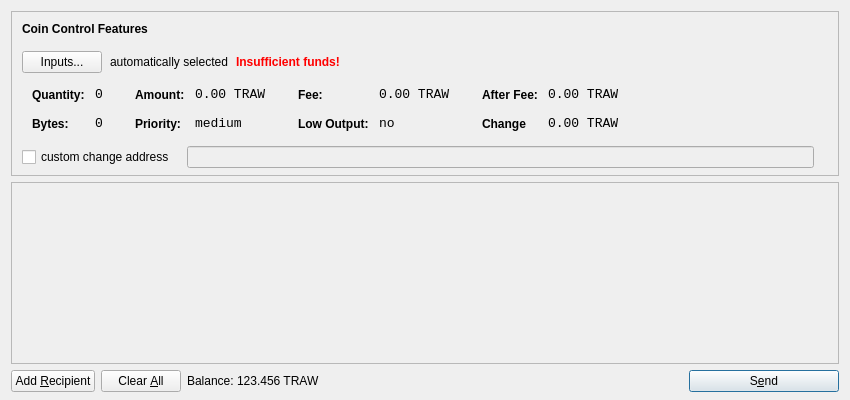
<?xml version="1.0" encoding="UTF-8"?>
<ui version="4.0">
 <class>SendCoinsDialog</class>
 <widget class="QDialog" name="SendCoinsDialog">
  <property name="geometry">
   <rect>
    <x>0</x>
    <y>0</y>
    <width>850</width>
    <height>400</height>
   </rect>
  </property>
  <property name="windowTitle">
   <string>Send Coins</string>
  </property>
  <layout class="QVBoxLayout" name="verticalLayout" stretch="0,1,0">
   <property name="bottomMargin">
    <number>8</number>
   </property>
   <item>
    <widget class="QFrame" name="frameCoinControl">
     <property name="sizePolicy">
      <sizepolicy hsizetype="Expanding" vsizetype="Expanding">
       <horstretch>0</horstretch>
       <verstretch>0</verstretch>
      </sizepolicy>
     </property>
     <property name="maximumSize">
      <size>
       <width>16777215</width>
       <height>16777215</height>
      </size>
     </property>
     <property name="frameShape">
      <enum>QFrame::StyledPanel</enum>
     </property>
     <property name="frameShadow">
      <enum>QFrame::Sunken</enum>
     </property>
     <layout class="QVBoxLayout" name="verticalLayoutCoinControl2">
      <property name="spacing">
       <number>-1</number>
      </property>
      <property name="leftMargin">
       <number>0</number>
      </property>
      <property name="topMargin">
       <number>0</number>
      </property>
      <property name="rightMargin">
       <number>0</number>
      </property>
      <property name="bottomMargin">
       <number>6</number>
      </property>
      <item>
       <layout class="QVBoxLayout" name="verticalLayoutCoinControl" stretch="0,0,0,0,1">
        <property name="spacing">
         <number>0</number>
        </property>
        <property name="leftMargin">
         <number>10</number>
        </property>
        <property name="topMargin">
         <number>10</number>
        </property>
        <item>
         <layout class="QHBoxLayout" name="horizontalLayoutCoinControl1">
          <property name="bottomMargin">
           <number>15</number>
          </property>
          <item>
           <widget class="QLabel" name="labelCoinControlFeatures">
            <property name="sizePolicy">
             <sizepolicy hsizetype="Preferred" vsizetype="Maximum">
              <horstretch>0</horstretch>
              <verstretch>0</verstretch>
             </sizepolicy>
            </property>
            <property name="font">
             <font>
              <weight>75</weight>
              <bold>true</bold>
             </font>
            </property>
            <property name="styleSheet">
             <string notr="true">font-weight:bold;</string>
            </property>
            <property name="text">
             <string>Coin Control Features</string>
            </property>
           </widget>
          </item>
         </layout>
        </item>
        <item>
         <layout class="QHBoxLayout" name="horizontalLayoutCoinControl2" stretch="0,0,0,0">
          <property name="spacing">
           <number>8</number>
          </property>
          <property name="bottomMargin">
           <number>10</number>
          </property>
          <item>
           <widget class="QPushButton" name="pushButtonCoinControl">
            <property name="styleSheet">
             <string notr="true"/>
            </property>
            <property name="text">
             <string>Inputs...</string>
            </property>
           </widget>
          </item>
          <item>
           <widget class="QLabel" name="labelCoinControlAutomaticallySelected">
            <property name="text">
             <string>automatically selected</string>
            </property>
            <property name="margin">
             <number>5</number>
            </property>
           </widget>
          </item>
          <item>
           <widget class="QLabel" name="labelCoinControlInsuffFunds">
            <property name="font">
             <font>
              <weight>75</weight>
              <bold>true</bold>
             </font>
            </property>
            <property name="styleSheet">
             <string notr="true">color:red;font-weight:bold;</string>
            </property>
            <property name="text">
             <string>Insufficient funds!</string>
            </property>
            <property name="margin">
             <number>5</number>
            </property>
           </widget>
          </item>
          <item>
           <spacer name="horizontalSpacerCoinControl">
            <property name="orientation">
             <enum>Qt::Horizontal</enum>
            </property>
            <property name="sizeHint" stdset="0">
             <size>
              <width>40</width>
              <height>1</height>
             </size>
            </property>
           </spacer>
          </item>
         </layout>
        </item>
        <item>
         <widget class="QWidget" name="widgetCoinControl" native="true">
          <property name="sizePolicy">
           <sizepolicy hsizetype="Preferred" vsizetype="Preferred">
            <horstretch>0</horstretch>
            <verstretch>0</verstretch>
           </sizepolicy>
          </property>
          <property name="minimumSize">
           <size>
            <width>0</width>
            <height>0</height>
           </size>
          </property>
          <property name="styleSheet">
           <string notr="true"/>
          </property>
          <layout class="QHBoxLayout" name="horizontalLayoutCoinControl5">
           <property name="margin">
            <number>0</number>
           </property>
           <item>
            <layout class="QHBoxLayout" name="horizontalLayoutCoinControl3" stretch="0,0,0,1">
             <property name="spacing">
              <number>20</number>
             </property>
             <property name="topMargin">
              <number>0</number>
             </property>
             <property name="bottomMargin">
              <number>10</number>
             </property>
             <item>
              <layout class="QFormLayout" name="formLayoutCoinControl1">
               <property name="horizontalSpacing">
                <number>10</number>
               </property>
               <property name="verticalSpacing">
                <number>14</number>
               </property>
               <property name="leftMargin">
                <number>10</number>
               </property>
               <property name="topMargin">
                <number>4</number>
               </property>
               <property name="rightMargin">
                <number>6</number>
               </property>
               <item row="0" column="0">
                <widget class="QLabel" name="labelCoinControlQuantityText">
                 <property name="styleSheet">
                  <string notr="true">font-weight:bold;</string>
                 </property>
                 <property name="text">
                  <string>Quantity:</string>
                 </property>
                 <property name="margin">
                  <number>0</number>
                 </property>
                </widget>
               </item>
               <item row="0" column="1">
                <widget class="QLabel" name="labelCoinControlQuantity">
                 <property name="font">
                  <font>
                   <family>Monospace</family>
                   <pointsize>10</pointsize>
                  </font>
                 </property>
                 <property name="cursor">
                  <cursorShape>IBeamCursor</cursorShape>
                 </property>
                 <property name="contextMenuPolicy">
                  <enum>Qt::ActionsContextMenu</enum>
                 </property>
                 <property name="text">
                  <string>0</string>
                 </property>
                 <property name="margin">
                  <number>0</number>
                 </property>
                 <property name="textInteractionFlags">
                  <set>Qt::LinksAccessibleByMouse|Qt::TextSelectableByKeyboard|Qt::TextSelectableByMouse</set>
                 </property>
                </widget>
               </item>
               <item row="1" column="0">
                <widget class="QLabel" name="labelCoinControlBytesText">
                 <property name="styleSheet">
                  <string notr="true">font-weight:bold;</string>
                 </property>
                 <property name="text">
                  <string>Bytes:</string>
                 </property>
                </widget>
               </item>
               <item row="1" column="1">
                <widget class="QLabel" name="labelCoinControlBytes">
                 <property name="font">
                  <font>
                   <family>Monospace</family>
                   <pointsize>10</pointsize>
                  </font>
                 </property>
                 <property name="cursor">
                  <cursorShape>IBeamCursor</cursorShape>
                 </property>
                 <property name="contextMenuPolicy">
                  <enum>Qt::ActionsContextMenu</enum>
                 </property>
                 <property name="text">
                  <string>0</string>
                 </property>
                 <property name="textInteractionFlags">
                  <set>Qt::LinksAccessibleByMouse|Qt::TextSelectableByKeyboard|Qt::TextSelectableByMouse</set>
                 </property>
                </widget>
               </item>
              </layout>
             </item>
             <item>
              <layout class="QFormLayout" name="formLayoutCoinControl2">
               <property name="horizontalSpacing">
                <number>10</number>
               </property>
               <property name="verticalSpacing">
                <number>14</number>
               </property>
               <property name="leftMargin">
                <number>6</number>
               </property>
               <property name="topMargin">
                <number>4</number>
               </property>
               <property name="rightMargin">
                <number>6</number>
               </property>
               <item row="0" column="0">
                <widget class="QLabel" name="labelCoinControlAmountText">
                 <property name="styleSheet">
                  <string notr="true">font-weight:bold;</string>
                 </property>
                 <property name="text">
                  <string>Amount:</string>
                 </property>
                 <property name="margin">
                  <number>0</number>
                 </property>
                </widget>
               </item>
               <item row="0" column="1">
                <widget class="QLabel" name="labelCoinControlAmount">
                 <property name="font">
                  <font>
                   <family>Monospace</family>
                   <pointsize>10</pointsize>
                  </font>
                 </property>
                 <property name="cursor">
                  <cursorShape>IBeamCursor</cursorShape>
                 </property>
                 <property name="contextMenuPolicy">
                  <enum>Qt::ActionsContextMenu</enum>
                 </property>
                 <property name="text">
                  <string notr="true">0.00 TRAW</string>
                 </property>
                 <property name="textInteractionFlags">
                  <set>Qt::LinksAccessibleByMouse|Qt::TextSelectableByKeyboard|Qt::TextSelectableByMouse</set>
                 </property>
                </widget>
               </item>
               <item row="1" column="0">
                <widget class="QLabel" name="labelCoinControlPriorityText">
                 <property name="styleSheet">
                  <string notr="true">font-weight:bold;</string>
                 </property>
                 <property name="text">
                  <string>Priority:</string>
                 </property>
                </widget>
               </item>
               <item row="1" column="1">
                <widget class="QLabel" name="labelCoinControlPriority">
                 <property name="font">
                  <font>
                   <family>Monospace</family>
                   <pointsize>10</pointsize>
                  </font>
                 </property>
                 <property name="cursor">
                  <cursorShape>IBeamCursor</cursorShape>
                 </property>
                 <property name="contextMenuPolicy">
                  <enum>Qt::ActionsContextMenu</enum>
                 </property>
                 <property name="text">
                  <string>medium</string>
                 </property>
                 <property name="textInteractionFlags">
                  <set>Qt::LinksAccessibleByMouse|Qt::TextSelectableByKeyboard|Qt::TextSelectableByMouse</set>
                 </property>
                </widget>
               </item>
              </layout>
             </item>
             <item>
              <layout class="QFormLayout" name="formLayoutCoinControl3">
               <property name="horizontalSpacing">
                <number>10</number>
               </property>
               <property name="verticalSpacing">
                <number>14</number>
               </property>
               <property name="leftMargin">
                <number>6</number>
               </property>
               <property name="topMargin">
                <number>4</number>
               </property>
               <property name="rightMargin">
                <number>6</number>
               </property>
               <item row="0" column="0">
                <widget class="QLabel" name="labelCoinControlFeeText">
                 <property name="styleSheet">
                  <string notr="true">font-weight:bold;</string>
                 </property>
                 <property name="text">
                  <string>Fee:</string>
                 </property>
                 <property name="margin">
                  <number>0</number>
                 </property>
                </widget>
               </item>
               <item row="0" column="1">
                <widget class="QLabel" name="labelCoinControlFee">
                 <property name="font">
                  <font>
                   <family>Monospace</family>
                   <pointsize>10</pointsize>
                  </font>
                 </property>
                 <property name="cursor">
                  <cursorShape>IBeamCursor</cursorShape>
                 </property>
                 <property name="contextMenuPolicy">
                  <enum>Qt::ActionsContextMenu</enum>
                 </property>
                 <property name="text">
                  <string notr="true">0.00 TRAW</string>
                 </property>
                 <property name="textInteractionFlags">
                  <set>Qt::LinksAccessibleByMouse|Qt::TextSelectableByKeyboard|Qt::TextSelectableByMouse</set>
                 </property>
                </widget>
               </item>
               <item row="1" column="0">
                <widget class="QLabel" name="labelCoinControlLowOutputText">
                 <property name="styleSheet">
                  <string notr="true">font-weight:bold;</string>
                 </property>
                 <property name="text">
                  <string>Low Output:</string>
                 </property>
                </widget>
               </item>
               <item row="1" column="1">
                <widget class="QLabel" name="labelCoinControlLowOutput">
                 <property name="font">
                  <font>
                   <family>Monospace</family>
                   <pointsize>10</pointsize>
                  </font>
                 </property>
                 <property name="cursor">
                  <cursorShape>IBeamCursor</cursorShape>
                 </property>
                 <property name="contextMenuPolicy">
                  <enum>Qt::ActionsContextMenu</enum>
                 </property>
                 <property name="text">
                  <string>no</string>
                 </property>
                 <property name="textInteractionFlags">
                  <set>Qt::LinksAccessibleByMouse|Qt::TextSelectableByKeyboard|Qt::TextSelectableByMouse</set>
                 </property>
                </widget>
               </item>
              </layout>
             </item>
             <item>
              <layout class="QFormLayout" name="formLayoutCoinControl4">
               <property name="horizontalSpacing">
                <number>10</number>
               </property>
               <property name="verticalSpacing">
                <number>14</number>
               </property>
               <property name="leftMargin">
                <number>6</number>
               </property>
               <property name="topMargin">
                <number>4</number>
               </property>
               <property name="rightMargin">
                <number>6</number>
               </property>
               <item row="0" column="0">
                <widget class="QLabel" name="labelCoinControlAfterFeeText">
                 <property name="styleSheet">
                  <string notr="true">font-weight:bold;</string>
                 </property>
                 <property name="text">
                  <string>After Fee:</string>
                 </property>
                 <property name="margin">
                  <number>0</number>
                 </property>
                </widget>
               </item>
               <item row="0" column="1">
                <widget class="QLabel" name="labelCoinControlAfterFee">
                 <property name="font">
                  <font>
                   <family>Monospace</family>
                   <pointsize>10</pointsize>
                  </font>
                 </property>
                 <property name="cursor">
                  <cursorShape>IBeamCursor</cursorShape>
                 </property>
                 <property name="contextMenuPolicy">
                  <enum>Qt::ActionsContextMenu</enum>
                 </property>
                 <property name="text">
                  <string notr="true">0.00 TRAW</string>
                 </property>
                 <property name="textInteractionFlags">
                  <set>Qt::LinksAccessibleByMouse|Qt::TextSelectableByKeyboard|Qt::TextSelectableByMouse</set>
                 </property>
                </widget>
               </item>
               <item row="1" column="0">
                <widget class="QLabel" name="labelCoinControlChangeText">
                 <property name="styleSheet">
                  <string notr="true">font-weight:bold;</string>
                 </property>
                 <property name="text">
                  <string>Change</string>
                 </property>
                </widget>
               </item>
               <item row="1" column="1">
                <widget class="QLabel" name="labelCoinControlChange">
                 <property name="font">
                  <font>
                   <family>Monospace</family>
                   <pointsize>10</pointsize>
                  </font>
                 </property>
                 <property name="cursor">
                  <cursorShape>IBeamCursor</cursorShape>
                 </property>
                 <property name="contextMenuPolicy">
                  <enum>Qt::ActionsContextMenu</enum>
                 </property>
                 <property name="text">
                  <string notr="true">0.00 TRAW</string>
                 </property>
                 <property name="textInteractionFlags">
                  <set>Qt::LinksAccessibleByMouse|Qt::TextSelectableByKeyboard|Qt::TextSelectableByMouse</set>
                 </property>
                </widget>
               </item>
              </layout>
             </item>
            </layout>
           </item>
          </layout>
         </widget>
        </item>
        <item>
         <layout class="QHBoxLayout" name="horizontalLayoutCoinControl4" stretch="0,0,0">
          <property name="spacing">
           <number>12</number>
          </property>
          <property name="sizeConstraint">
           <enum>QLayout::SetDefaultConstraint</enum>
          </property>
          <property name="topMargin">
           <number>5</number>
          </property>
          <property name="rightMargin">
           <number>5</number>
          </property>
          <item>
           <widget class="QCheckBox" name="checkBoxCoinControlChange">
            <property name="text">
             <string>custom change address</string>
            </property>
           </widget>
          </item>
          <item>
           <widget class="QLineEdit" name="lineEditCoinControlChange">
            <property name="enabled">
             <bool>false</bool>
            </property>
            <property name="sizePolicy">
             <sizepolicy hsizetype="Expanding" vsizetype="Fixed">
              <horstretch>0</horstretch>
              <verstretch>0</verstretch>
             </sizepolicy>
            </property>
           </widget>
          </item>
          <item>
           <widget class="QLabel" name="labelCoinControlChangeLabel">
            <property name="sizePolicy">
             <sizepolicy hsizetype="Preferred" vsizetype="Expanding">
              <horstretch>0</horstretch>
              <verstretch>0</verstretch>
             </sizepolicy>
            </property>
            <property name="minimumSize">
             <size>
              <width>0</width>
              <height>0</height>
             </size>
            </property>
            <property name="text">
             <string/>
            </property>
            <property name="margin">
             <number>3</number>
            </property>
           </widget>
          </item>
         </layout>
        </item>
        <item>
         <spacer name="verticalSpacerCoinControl">
          <property name="orientation">
           <enum>Qt::Vertical</enum>
          </property>
          <property name="sizeHint" stdset="0">
           <size>
            <width>800</width>
            <height>1</height>
           </size>
          </property>
         </spacer>
        </item>
       </layout>
      </item>
     </layout>
    </widget>
   </item>
   <item>
    <widget class="QScrollArea" name="scrollArea">
     <property name="widgetResizable">
      <bool>true</bool>
     </property>
     <widget class="QWidget" name="scrollAreaWidgetContents">
      <property name="geometry">
       <rect>
        <x>0</x>
        <y>0</y>
        <width>830</width>
        <height>165</height>
       </rect>
      </property>
      <layout class="QVBoxLayout" name="verticalLayout_2">
       <property name="margin">
        <number>0</number>
       </property>
       <item>
        <layout class="QVBoxLayout" name="entries">
         <property name="spacing">
          <number>6</number>
         </property>
        </layout>
       </item>
       <item>
        <spacer name="verticalSpacer">
         <property name="orientation">
          <enum>Qt::Vertical</enum>
         </property>
         <property name="sizeHint" stdset="0">
          <size>
           <width>20</width>
           <height>40</height>
          </size>
         </property>
        </spacer>
       </item>
      </layout>
     </widget>
    </widget>
   </item>
   <item>
    <layout class="QHBoxLayout" name="horizontalLayout">
     <item>
      <widget class="QPushButton" name="addButton">
       <property name="toolTip">
        <string>Send to multiple recipients at once</string>
       </property>
       <property name="text">
        <string>Add &amp;Recipient</string>
       </property>
       <property name="autoDefault">
        <bool>false</bool>
       </property>
      </widget>
     </item>
     <item>
      <widget class="QPushButton" name="clearButton">
       <property name="sizePolicy">
        <sizepolicy hsizetype="Minimum" vsizetype="Fixed">
         <horstretch>0</horstretch>
         <verstretch>0</verstretch>
        </sizepolicy>
       </property>
       <property name="toolTip">
        <string>Remove all transaction fields</string>
       </property>
       <property name="text">
        <string>Clear &amp;All</string>
       </property>
       <property name="autoRepeatDelay">
        <number>300</number>
       </property>
       <property name="autoDefault">
        <bool>false</bool>
       </property>
      </widget>
     </item>
     <item>
      <layout class="QHBoxLayout" name="horizontalLayout_2">
       <property name="spacing">
        <number>3</number>
       </property>
       <item>
        <widget class="QLabel" name="label">
         <property name="sizePolicy">
          <sizepolicy hsizetype="Preferred" vsizetype="Fixed">
           <horstretch>0</horstretch>
           <verstretch>0</verstretch>
          </sizepolicy>
         </property>
         <property name="text">
          <string>Balance:</string>
         </property>
        </widget>
       </item>
       <item>
        <widget class="QLabel" name="labelBalance">
         <property name="sizePolicy">
          <sizepolicy hsizetype="Preferred" vsizetype="Fixed">
           <horstretch>0</horstretch>
           <verstretch>0</verstretch>
          </sizepolicy>
         </property>
         <property name="cursor">
          <cursorShape>IBeamCursor</cursorShape>
         </property>
         <property name="text">
          <string notr="true">123.456 TRAW</string>
         </property>
         <property name="textInteractionFlags">
          <set>Qt::LinksAccessibleByMouse|Qt::TextSelectableByKeyboard|Qt::TextSelectableByMouse</set>
         </property>
        </widget>
       </item>
      </layout>
     </item>
     <item>
      <spacer name="horizontalSpacer">
       <property name="orientation">
        <enum>Qt::Horizontal</enum>
       </property>
       <property name="sizeHint" stdset="0">
        <size>
         <width>40</width>
         <height>20</height>
        </size>
       </property>
      </spacer>
     </item>
     <item>
      <widget class="QPushButton" name="sendButton">
       <property name="minimumSize">
        <size>
         <width>150</width>
         <height>0</height>
        </size>
       </property>
       <property name="toolTip">
        <string>Confirm the send action</string>
       </property>
       <property name="text">
        <string>S&amp;end</string>
       </property>
       <property name="icon">
        <iconset resource="../bitcoin.qrc">
         <normaloff>:/icons/send</normaloff>:/icons/send</iconset>
       </property>
       <property name="default">
        <bool>true</bool>
       </property>
      </widget>
     </item>
    </layout>
   </item>
  </layout>
 </widget>
 <resources>
  <include location="../bitcoin.qrc"/>
 </resources>
 <connections/>
</ui>
